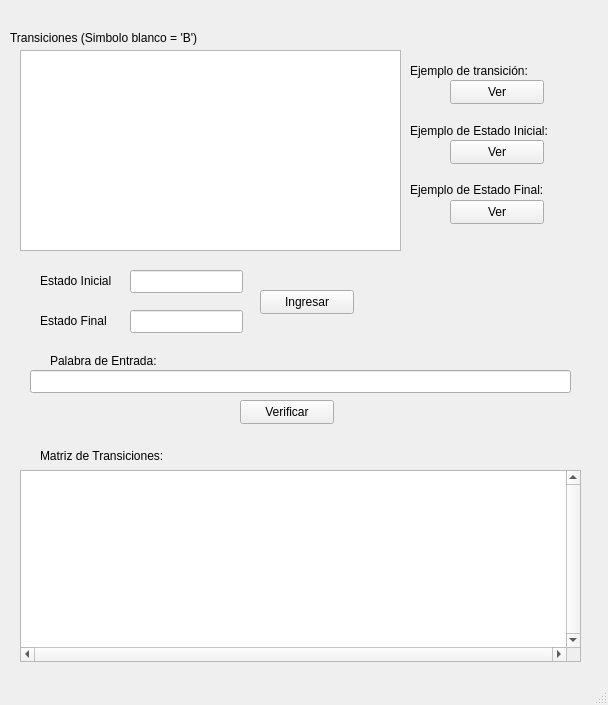
<?xml version="1.0" encoding="UTF-8"?>
<ui version="4.0">
 <class>MainWindow</class>
 <widget class="QMainWindow" name="MainWindow">
  <property name="geometry">
   <rect>
    <x>0</x>
    <y>0</y>
    <width>608</width>
    <height>705</height>
   </rect>
  </property>
  <property name="windowTitle">
   <string>MainWindow</string>
  </property>
  <widget class="QWidget" name="centralwidget">
   <widget class="QLabel" name="label">
    <property name="geometry">
     <rect>
      <x>10</x>
      <y>30</y>
      <width>241</width>
      <height>16</height>
     </rect>
    </property>
    <property name="text">
     <string>Transiciones (Simbolo blanco = 'B')</string>
    </property>
   </widget>
   <widget class="QTextEdit" name="text_transiciones">
    <property name="geometry">
     <rect>
      <x>20</x>
      <y>50</y>
      <width>381</width>
      <height>201</height>
     </rect>
    </property>
   </widget>
   <widget class="QPushButton" name="btn_verTrans">
    <property name="geometry">
     <rect>
      <x>450</x>
      <y>80</y>
      <width>94</width>
      <height>24</height>
     </rect>
    </property>
    <property name="text">
     <string>Ver</string>
    </property>
   </widget>
   <widget class="QPushButton" name="btn_verEstIni">
    <property name="geometry">
     <rect>
      <x>450</x>
      <y>140</y>
      <width>94</width>
      <height>24</height>
     </rect>
    </property>
    <property name="text">
     <string>Ver</string>
    </property>
   </widget>
   <widget class="QPushButton" name="btn_verEstFin">
    <property name="geometry">
     <rect>
      <x>450</x>
      <y>200</y>
      <width>94</width>
      <height>24</height>
     </rect>
    </property>
    <property name="text">
     <string>Ver</string>
    </property>
   </widget>
   <widget class="QPushButton" name="btn_ingresar">
    <property name="geometry">
     <rect>
      <x>260</x>
      <y>290</y>
      <width>94</width>
      <height>24</height>
     </rect>
    </property>
    <property name="text">
     <string>Ingresar</string>
    </property>
   </widget>
   <widget class="QLineEdit" name="line_inicial">
    <property name="geometry">
     <rect>
      <x>130</x>
      <y>270</y>
      <width>113</width>
      <height>23</height>
     </rect>
    </property>
   </widget>
   <widget class="QLineEdit" name="line_final">
    <property name="geometry">
     <rect>
      <x>130</x>
      <y>310</y>
      <width>113</width>
      <height>23</height>
     </rect>
    </property>
   </widget>
   <widget class="QLineEdit" name="line_palabra">
    <property name="geometry">
     <rect>
      <x>30</x>
      <y>370</y>
      <width>541</width>
      <height>23</height>
     </rect>
    </property>
   </widget>
   <widget class="QLabel" name="label_2">
    <property name="geometry">
     <rect>
      <x>40</x>
      <y>270</y>
      <width>81</width>
      <height>21</height>
     </rect>
    </property>
    <property name="text">
     <string>Estado Inicial</string>
    </property>
   </widget>
   <widget class="QLabel" name="label_3">
    <property name="geometry">
     <rect>
      <x>40</x>
      <y>310</y>
      <width>81</width>
      <height>21</height>
     </rect>
    </property>
    <property name="text">
     <string>Estado Final</string>
    </property>
   </widget>
   <widget class="QLabel" name="label_4">
    <property name="geometry">
     <rect>
      <x>410</x>
      <y>60</y>
      <width>141</width>
      <height>21</height>
     </rect>
    </property>
    <property name="text">
     <string>Ejemplo de transición:</string>
    </property>
   </widget>
   <widget class="QLabel" name="label_5">
    <property name="geometry">
     <rect>
      <x>410</x>
      <y>120</y>
      <width>151</width>
      <height>21</height>
     </rect>
    </property>
    <property name="text">
     <string>Ejemplo de Estado Inicial:</string>
    </property>
   </widget>
   <widget class="QLabel" name="label_6">
    <property name="geometry">
     <rect>
      <x>410</x>
      <y>180</y>
      <width>141</width>
      <height>20</height>
     </rect>
    </property>
    <property name="text">
     <string>Ejemplo de Estado Final:</string>
    </property>
   </widget>
   <widget class="QLabel" name="label_7">
    <property name="geometry">
     <rect>
      <x>50</x>
      <y>350</y>
      <width>131</width>
      <height>21</height>
     </rect>
    </property>
    <property name="text">
     <string>Palabra de Entrada:</string>
    </property>
   </widget>
   <widget class="QPushButton" name="btn_verificar">
    <property name="geometry">
     <rect>
      <x>240</x>
      <y>400</y>
      <width>94</width>
      <height>24</height>
     </rect>
    </property>
    <property name="text">
     <string>Verificar</string>
    </property>
   </widget>
   <widget class="QTableView" name="matriz">
    <property name="geometry">
     <rect>
      <x>20</x>
      <y>470</y>
      <width>561</width>
      <height>192</height>
     </rect>
    </property>
    <property name="verticalScrollBarPolicy">
     <enum>Qt::ScrollBarAlwaysOn</enum>
    </property>
    <property name="horizontalScrollBarPolicy">
     <enum>Qt::ScrollBarAlwaysOn</enum>
    </property>
   </widget>
   <widget class="QLabel" name="label_8">
    <property name="geometry">
     <rect>
      <x>40</x>
      <y>446</y>
      <width>141</width>
      <height>20</height>
     </rect>
    </property>
    <property name="text">
     <string>Matriz de Transiciones:</string>
    </property>
   </widget>
  </widget>
  <widget class="QStatusBar" name="statusbar"/>
 </widget>
 <resources/>
 <connections/>
</ui>
